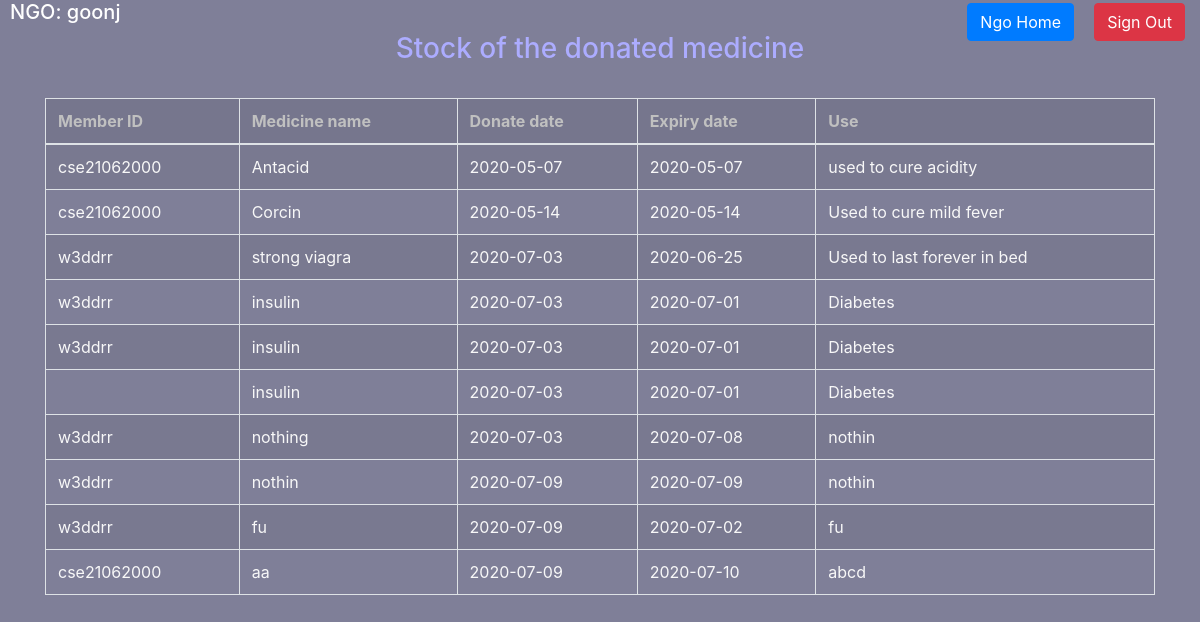
Page /OUMDN/ngo/ngostock.php (signed in) on the committed database.
### tables this page shows
CREATE TABLE `medidonate` (
  `donorsid` varchar(50) NOT NULL,
  `medicinenm` varchar(50) NOT NULL,
  `donatedate` date NOT NULL,
  `expdate` date NOT NULL,
  `usedfor` varchar(255) NOT NULL
);

### OUMDN/ngo/ngostock.php (the view, shortened to what this page needs)
<?php
$con=mysqli_connect("localhost","root","","medibase");
$query="SELECT  * FROM medidonate ORDER BY donatedate";
$result=mysqli_query($con,$query);
?>
<html>
 <head>
<link rel="stylesheet" type="text/css" href="assets/css/ngostyle4.css"/>
<link rel="stylesheet" type="text/css" href="https://stackpath.bootstrapcdn.com/bootstrap/4.4.1/css/bootstrap.min.css">
<link rel="stylesheet" href="https://cdn.datatables.net/1.10.12/css/dataTables.bootstrap.min.css"/>
 </head>
<body>
<div class="container row">
  <h4 style="margin-left:10px;" class="text-white float-left topleft "> NGO: <?php echo $_SESSION['namengo']; ?></h4 >
    <div class="button-box">
           <div class="button-box col-lg-20 float-right topright">
               <button type="button" class="btn btn-danger float-right" style="margin-left:20px; margin-right:10px; " onclick="location.href='ngologout.php'">Sign Out</button>
             <button type="button" class="btn btn-primary float-right" onclick="location.href='ngohome.php'">Ngo Home</button>
			</div>
    </div>
</div>
<div class="container" style="color:#fff">
  <h3 align="center" style="color:#ACACFF">Stock of the donated medicine</h3>
  <br/>
  <div class="table-responsive ">
    <table id="ngoappointment" style="color:#F8F8F8 " class="table table-striped table-bordered">
      <thead style="color:#C0C0C0" class="table-active">
        <td><b>Member ID</b></td>
        <td><b>Medicine name</b></td>
        <td><b>Donate date</b></td>
        <td><b>Expiry date</b></td>
        <td><b>Use</b></td>
      </thead>
      <?php
      while ($row=mysqli_fetch_array($result)) {
        echo '
        <tr>
        <td>'.$row["donorsid"].'</td>
        <td>'.$row["medicinenm"].'</td>
        <td>'.$row["donatedate"].'</td>
        <td>'.$row["expdate"].'</td>
        <td>'.$row["usedfor"].'</td>
        </tr>
        ';
      }
       ?>
    </table>
  </div>
  </div>
</body>
</html>

### OUMDN/ngo/assets/css/ngostyle4.css (style rules this page uses)
body { background: linear-gradient(rgba(0,0,50,0.5),rgba(0,0,50,0.5)),url(poverty3.jpg); background-size: cover; background-position: center; height: 100%; }
.topright { position: absolute; top: 3px; right: 5px; font-size: 15px; }
.topleft { font-size: 20px !important; top: 3px; left: 5px; }

### rows in the picture
medidonate: donorsid "cse21062000", medicinenm "Antacid", donatedate "2020-05-07", expdate "2020-05-07", usedfor "used to cure acidity"
medidonate: donorsid "cse21062000", medicinenm "Corcin", donatedate "2020-05-14", expdate "2020-05-14", usedfor "Used to cure mild fever"
medidonate: donorsid "w3ddrr", medicinenm "strong viagra", donatedate "2020-07-03", expdate "2020-06-25", usedfor "Used to last forever in bed"
medidonate: donorsid "w3ddrr", medicinenm "insulin", donatedate "2020-07-03", expdate "2020-07-01", usedfor "Diabetes"
medidonate: donorsid "w3ddrr", medicinenm "insulin", donatedate "2020-07-03", expdate "2020-07-01", usedfor "Diabetes"
medidonate: medicinenm "insulin", donatedate "2020-07-03", expdate "2020-07-01", usedfor "Diabetes"
medidonate: donorsid "w3ddrr", medicinenm "nothing", donatedate "2020-07-03", expdate "2020-07-08", usedfor "nothin"
medidonate: donorsid "w3ddrr", medicinenm "nothin", donatedate "2020-07-09", expdate "2020-07-09", usedfor "nothin"
medidonate: donorsid "w3ddrr", medicinenm "fu", donatedate "2020-07-09", expdate "2020-07-02", usedfor "fu"
medidonate: donorsid "cse21062000", medicinenm "aa", donatedate "2020-07-09", expdate "2020-07-10", usedfor "abcd"

### other values in the picture
$_SESSION['namengo'] "goonj"
